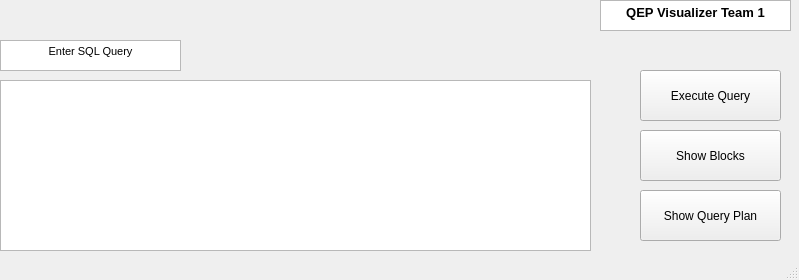
<?xml version="1.0" encoding="UTF-8"?>
<ui version="4.0">
 <class>MainWindow</class>
 <widget class="QMainWindow" name="MainWindow">
  <property name="geometry">
   <rect>
    <x>0</x>
    <y>0</y>
    <width>799</width>
    <height>280</height>
   </rect>
  </property>
  <property name="windowTitle">
   <string>MainWindow</string>
  </property>
  <widget class="QWidget" name="centralwidget">
   <widget class="QTextBrowser" name="title">
    <property name="geometry">
     <rect>
      <x>600</x>
      <y>0</y>
      <width>191</width>
      <height>31</height>
     </rect>
    </property>
    <property name="html">
     <string>&lt;!DOCTYPE HTML PUBLIC &quot;-//W3C//DTD HTML 4.0//EN&quot; &quot;http://www.w3.org/TR/REC-html40/strict.dtd&quot;&gt;
&lt;html&gt;&lt;head&gt;&lt;meta name=&quot;qrichtext&quot; content=&quot;1&quot; /&gt;&lt;style type=&quot;text/css&quot;&gt;
p, li { white-space: pre-wrap; }
&lt;/style&gt;&lt;/head&gt;&lt;body style=&quot; font-family:'MS Shell Dlg 2'; font-size:8.25pt; font-weight:400; font-style:normal;&quot;&gt;
&lt;p align=&quot;center&quot; style=&quot; margin-top:0px; margin-bottom:0px; margin-left:0px; margin-right:0px; -qt-block-indent:0; text-indent:0px;&quot;&gt;&lt;span style=&quot; font-size:10pt; font-weight:600;&quot;&gt;QEP Visualizer Team 1&lt;/span&gt;&lt;/p&gt;&lt;/body&gt;&lt;/html&gt;</string>
    </property>
   </widget>
   <widget class="QPushButton" name="show_blocks">
    <property name="geometry">
     <rect>
      <x>640</x>
      <y>130</y>
      <width>141</width>
      <height>51</height>
     </rect>
    </property>
    <property name="text">
     <string>Show Blocks</string>
    </property>
   </widget>
   <widget class="QPlainTextEdit" name="plainTextEdit">
    <property name="geometry">
     <rect>
      <x>0</x>
      <y>80</y>
      <width>591</width>
      <height>171</height>
     </rect>
    </property>
   </widget>
   <widget class="QTextBrowser" name="textBrowser">
    <property name="geometry">
     <rect>
      <x>0</x>
      <y>40</y>
      <width>181</width>
      <height>31</height>
     </rect>
    </property>
    <property name="html">
     <string>&lt;!DOCTYPE HTML PUBLIC &quot;-//W3C//DTD HTML 4.0//EN&quot; &quot;http://www.w3.org/TR/REC-html40/strict.dtd&quot;&gt;
&lt;html&gt;&lt;head&gt;&lt;meta name=&quot;qrichtext&quot; content=&quot;1&quot; /&gt;&lt;style type=&quot;text/css&quot;&gt;
p, li { white-space: pre-wrap; }
&lt;/style&gt;&lt;/head&gt;&lt;body style=&quot; font-family:'MS Shell Dlg 2'; font-size:8.25pt; font-weight:400; font-style:normal;&quot;&gt;
&lt;p align=&quot;center&quot; style=&quot; margin-top:0px; margin-bottom:0px; margin-left:0px; margin-right:0px; -qt-block-indent:0; text-indent:0px;&quot;&gt;Enter SQL Query&lt;/p&gt;&lt;/body&gt;&lt;/html&gt;</string>
    </property>
   </widget>
   <widget class="QPushButton" name="show_query_plan">
    <property name="geometry">
     <rect>
      <x>640</x>
      <y>190</y>
      <width>141</width>
      <height>51</height>
     </rect>
    </property>
    <property name="text">
     <string>Show Query Plan</string>
    </property>
   </widget>
   <widget class="QPushButton" name="execute_query">
    <property name="geometry">
     <rect>
      <x>640</x>
      <y>70</y>
      <width>141</width>
      <height>51</height>
     </rect>
    </property>
    <property name="text">
     <string>Execute Query</string>
    </property>
   </widget>
  </widget>
  <widget class="QMenuBar" name="menubar">
   <property name="geometry">
    <rect>
     <x>0</x>
     <y>0</y>
     <width>799</width>
     <height>21</height>
    </rect>
   </property>
  </widget>
  <widget class="QStatusBar" name="statusbar"/>
 </widget>
 <resources/>
 <connections/>
</ui>
